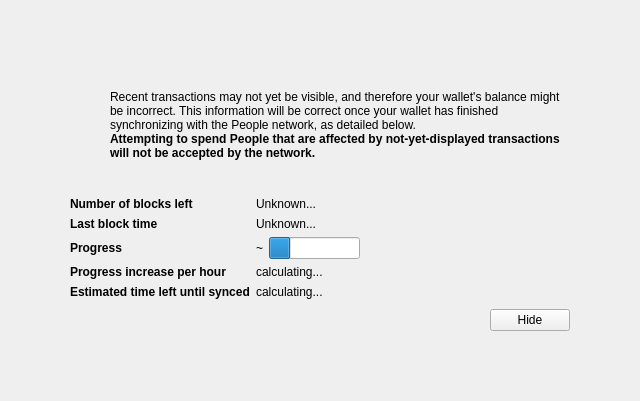
<?xml version="1.0" encoding="UTF-8"?>
<ui version="4.0">
 <class>ModalOverlay</class>
 <widget class="ModalOverlay" name="ModalOverlay">
  <property name="geometry">
   <rect>
    <x>0</x>
    <y>0</y>
    <width>640</width>
    <height>401</height>
   </rect>
  </property>
  <property name="windowTitle">
   <string>Form</string>
  </property>
  <layout class="QVBoxLayout" name="verticalLayout" stretch="0">
   <property name="sizeConstraint">
    <enum>QLayout::SetDefaultConstraint</enum>
   </property>
   <property name="leftMargin">
    <number>0</number>
   </property>
   <property name="topMargin">
    <number>0</number>
   </property>
   <property name="rightMargin">
    <number>0</number>
   </property>
   <property name="bottomMargin">
    <number>0</number>
   </property>
   <item>
    <widget class="QWidget" name="bgWidget" native="true">
     <property name="styleSheet">
      <string notr="true"/>
     </property>
     <layout class="QVBoxLayout" name="verticalLayoutMain" stretch="0">
      <property name="leftMargin">
       <number>60</number>
      </property>
      <property name="topMargin">
       <number>60</number>
      </property>
      <property name="rightMargin">
       <number>60</number>
      </property>
      <property name="bottomMargin">
       <number>60</number>
      </property>
      <item>
       <widget class="QWidget" name="contentWidget" native="true">
        <property name="styleSheet">
         <string notr="true"/>
        </property>
        <layout class="QVBoxLayout" name="verticalLayoutSub" stretch="1,0,0,0,0">
         <property name="spacing">
          <number>0</number>
         </property>
         <property name="leftMargin">
          <number>10</number>
         </property>
         <property name="topMargin">
          <number>10</number>
         </property>
         <property name="rightMargin">
          <number>10</number>
         </property>
         <property name="bottomMargin">
          <number>10</number>
         </property>
         <item>
          <layout class="QHBoxLayout" name="horizontalLayoutIconText" stretch="0,1">
           <property name="topMargin">
            <number>20</number>
           </property>
           <item>
            <layout class="QVBoxLayout" name="verticalLayoutIcon">
             <property name="leftMargin">
              <number>0</number>
             </property>
             <item>
              <widget class="QPushButton" name="warningIcon">
               <property name="enabled">
                <bool>false</bool>
               </property>
               <property name="text">
                <string/>
               </property>
               <property name="icon">
                <iconset>
                 <normaloff>:/icons/warning</normaloff>
                 <disabledoff>:/icons/warning</disabledoff>:/icons/warning</iconset>
               </property>
               <property name="iconSize">
                <size>
                 <width>48</width>
                 <height>48</height>
                </size>
               </property>
               <property name="flat">
                <bool>true</bool>
               </property>
              </widget>
             </item>
             <item>
              <spacer name="verticalSpacerWarningIcon">
               <property name="orientation">
                <enum>Qt::Vertical</enum>
               </property>
               <property name="sizeHint" stdset="0">
                <size>
                 <width>20</width>
                 <height>40</height>
                </size>
               </property>
              </spacer>
             </item>
            </layout>
           </item>
           <item>
            <layout class="QVBoxLayout" name="verticalLayoutInfoText">
             <property name="leftMargin">
              <number>0</number>
             </property>
             <property name="topMargin">
              <number>0</number>
             </property>
             <item>
              <widget class="QLabel" name="infoText">
               <property name="text">
                <string>Recent transactions may not yet be visible, and therefore your wallet's balance might be incorrect. This information will be correct once your wallet has finished synchronizing with the People network, as detailed below.</string>
               </property>
               <property name="textFormat">
                <enum>Qt::RichText</enum>
               </property>
               <property name="wordWrap">
                <bool>true</bool>
               </property>
              </widget>
             </item>
             <item>
              <widget class="QLabel" name="infoTextStrong">
               <property name="font">
                <font>
                 <weight>75</weight>
                 <bold>true</bold>
                </font>
               </property>
               <property name="text">
                <string>Attempting to spend People that are affected by not-yet-displayed transactions will not be accepted by the network.</string>
               </property>
               <property name="textFormat">
                <enum>Qt::RichText</enum>
               </property>
               <property name="wordWrap">
                <bool>true</bool>
               </property>
              </widget>
             </item>
             <item>
              <spacer name="verticalSpacerInTextSpace">
               <property name="orientation">
                <enum>Qt::Vertical</enum>
               </property>
               <property name="sizeHint" stdset="0">
                <size>
                 <width>20</width>
                 <height>40</height>
                </size>
               </property>
              </spacer>
             </item>
            </layout>
           </item>
          </layout>
         </item>
         <item>
          <spacer name="verticalSpacerAfterText">
           <property name="orientation">
            <enum>Qt::Vertical</enum>
           </property>
           <property name="sizeHint" stdset="0">
            <size>
             <width>20</width>
             <height>40</height>
            </size>
           </property>
          </spacer>
         </item>
         <item>
          <layout class="QFormLayout" name="formLayout">
           <property name="fieldGrowthPolicy">
            <enum>QFormLayout::FieldsStayAtSizeHint</enum>
           </property>
           <property name="horizontalSpacing">
            <number>6</number>
           </property>
           <property name="verticalSpacing">
            <number>6</number>
           </property>
           <property name="topMargin">
            <number>10</number>
           </property>
           <item row="0" column="0">
            <widget class="QLabel" name="labelNumberOfBlocksLeft">
             <property name="font">
              <font>
               <weight>75</weight>
               <bold>true</bold>
              </font>
             </property>
             <property name="text">
              <string>Number of blocks left</string>
             </property>
            </widget>
           </item>
           <item row="0" column="1">
            <widget class="QLabel" name="numberOfBlocksLeft">
             <property name="text">
              <string>Unknown...</string>
             </property>
            </widget>
           </item>
           <item row="1" column="0">
            <widget class="QLabel" name="labelLastBlockTime">
             <property name="font">
              <font>
               <weight>75</weight>
               <bold>true</bold>
              </font>
             </property>
             <property name="text">
              <string>Last block time</string>
             </property>
            </widget>
           </item>
           <item row="1" column="1">
            <widget class="QLabel" name="newestBlockDate">
             <property name="sizePolicy">
              <sizepolicy hsizetype="Maximum" vsizetype="Preferred">
               <horstretch>0</horstretch>
               <verstretch>0</verstretch>
              </sizepolicy>
             </property>
             <property name="text">
              <string>Unknown...</string>
             </property>
            </widget>
           </item>
           <item row="2" column="0">
            <widget class="QLabel" name="labelSyncDone">
             <property name="font">
              <font>
               <weight>75</weight>
               <bold>true</bold>
              </font>
             </property>
             <property name="text">
              <string>Progress</string>
             </property>
            </widget>
           </item>
           <item row="2" column="1">
            <layout class="QHBoxLayout" name="horizontalLayoutSync" stretch="0,1">
             <item>
              <widget class="QLabel" name="percentageProgress">
               <property name="text">
                <string>~</string>
               </property>
              </widget>
             </item>
             <item>
              <widget class="QProgressBar" name="progressBar">
               <property name="value">
                <number>24</number>
               </property>
               <property name="format">
                <string/>
               </property>
              </widget>
             </item>
            </layout>
           </item>
           <item row="4" column="0">
            <widget class="QLabel" name="labelProgressIncrease">
             <property name="font">
              <font>
               <weight>75</weight>
               <bold>true</bold>
              </font>
             </property>
             <property name="text">
              <string>Progress increase per hour</string>
             </property>
            </widget>
           </item>
           <item row="4" column="1">
            <widget class="QLabel" name="progressIncreasePerH">
             <property name="text">
              <string>calculating...</string>
             </property>
            </widget>
           </item>
           <item row="5" column="0">
            <widget class="QLabel" name="labelEstimatedTimeLeft">
             <property name="font">
              <font>
               <weight>75</weight>
               <bold>true</bold>
              </font>
             </property>
             <property name="text">
              <string>Estimated time left until synced</string>
             </property>
            </widget>
           </item>
           <item row="5" column="1">
            <widget class="QLabel" name="expectedTimeLeft">
             <property name="text">
              <string>calculating...</string>
             </property>
            </widget>
           </item>
          </layout>
         </item>
         <item>
          <layout class="QHBoxLayout" name="horizontalLayoutButtons">
           <property name="leftMargin">
            <number>10</number>
           </property>
           <property name="topMargin">
            <number>10</number>
           </property>
           <item>
            <spacer name="horizontalSpacer">
             <property name="orientation">
              <enum>Qt::Horizontal</enum>
             </property>
             <property name="sizeHint" stdset="0">
              <size>
               <width>40</width>
               <height>20</height>
              </size>
             </property>
            </spacer>
           </item>
           <item>
            <widget class="QPushButton" name="closeButton">
             <property name="text">
              <string>Hide</string>
             </property>
            </widget>
           </item>
          </layout>
         </item>
         <item>
          <layout class="QVBoxLayout" name="verticalLayout_2">
           <item>
            <spacer name="verticalSpacer">
             <property name="orientation">
              <enum>Qt::Vertical</enum>
             </property>
             <property name="sizeHint" stdset="0">
              <size>
               <width>20</width>
               <height>40</height>
              </size>
             </property>
            </spacer>
           </item>
          </layout>
         </item>
        </layout>
       </widget>
      </item>
     </layout>
    </widget>
   </item>
  </layout>
 </widget>
 <customwidgets>
  <customwidget>
   <class>ModalOverlay</class>
   <extends>QWidget</extends>
   <header>modaloverlay.h</header>
   <container>1</container>
  </customwidget>
 </customwidgets>
 <resources/>
 <connections/>
</ui>
